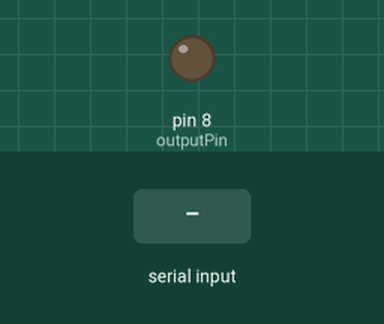
Recording of a sketch running on a simulated Arduino Uno, built with avr-gcc and run on an emulated ATmega328P. Shown: output pins drawn as LEDs (lit = HIGH). The test bench sets the inputs (shaded band).

Above: at 1.2 s.
1.3 s: "a" received over Serial
At 1.9 s:
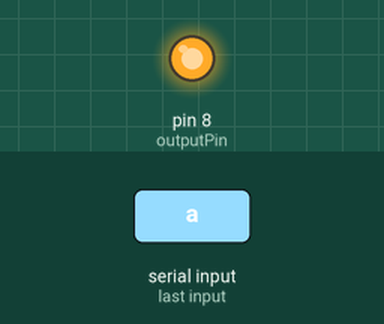
2.8 s: "b" received over Serial
At 3.1 s:
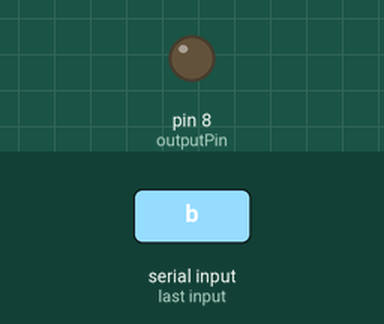
Timing chart, 0 to 5.8 s (numbered marks = the images above; inputs shaded):
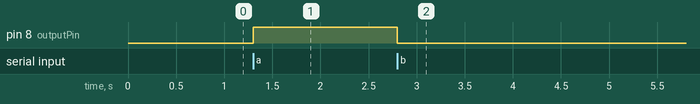

The sketch:

ttl_reward.ino
```cpp
// Code to send data to reward system
// the pin that will attach to the BNC --> reward

int outputPin = 8;
char c;

void setup() {
  Serial.begin(115200);
  // initialize the output:
  pinMode(outputPin, OUTPUT);
}


void loop() {
  if (Serial.available() >=1) {
    c = Serial.read();

    // Start reward:
    if (c == 'a') {
      digitalWrite(outputPin, HIGH);
    }

    else if (c == 'b') {
      digitalWrite(outputPin, LOW);


    }
  }
}
```

Measured:
- after the input at 1.3 s, pin 8 (outputPin): LOW → HIGH at once
- after the input at 2.8 s, pin 8 (outputPin): HIGH → LOW at once
